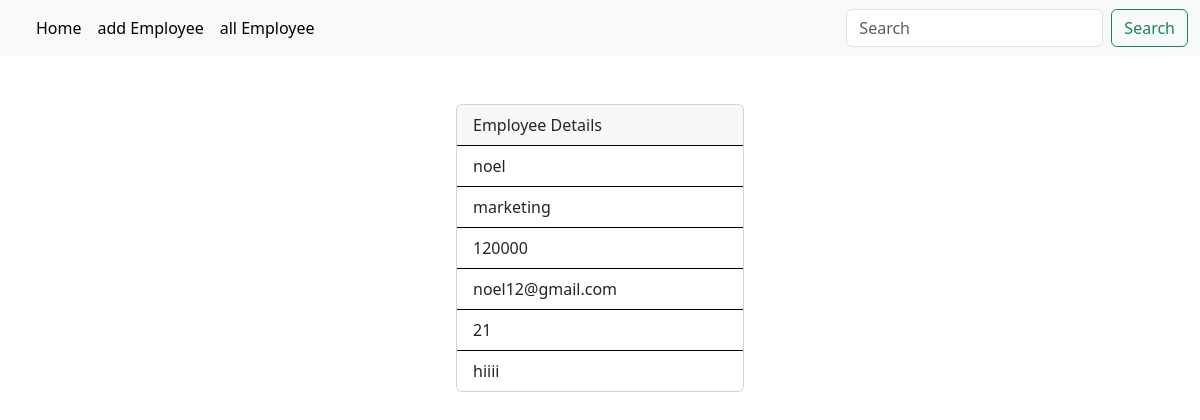
Screenshot of /employees/7 (signed in) with the database file from the repository.
### crm/models.py (models this page shows, shortened)
class Employees(models.Model):
    name=models.CharField(max_length=200)
    department=models.CharField(max_length=200)
    salary=models.PositiveIntegerField()
    email=models.EmailField(unique=True)
    age=models.PositiveIntegerField()
    contact=models.CharField(null=True,max_length=200)
    profile_pic=models.ImageField(upload_to="image",null=True)

### crm/views.py (the view)
# urls.py: path("employees/<int:pk>",views.EmployeeDetailView.as_view(),name="emp-details"),
@method_decorator(signin_required,name="dispatch")
class EmployeeDetailView(View):
    def get(self,request,*args,**kwargs):
        id=kwargs.get("pk")
        qs=Employees.objects.get(id=id)
        return render(request,"emp_detail.html",{"data":qs})

### crm/views.py (called while the page is built)
def signin_required(fn):
    def wrapper(request,*args,**kwargs):
        if not request.user.is_authenticated:
            messages.error(request,"invalid session")
            return redirect("signin")
        else:
            return fn(request,*args,**kwargs)
    return wrapper

### crm/templates/emp_detail.html
{%extends 'base.html'%}
{%block body_block%}
<div class="container mt-5 d-flex justify-content-center">
  <div><div class="card" style="width: 18rem; ">
     <div class="card-header border-black ">
       Employee Details
     </div>
     <ul class="list-group list-group-flush">
       <li class="list-group-item border-black">{{data.name}}</li>
       <li class="list-group-item border-black">{{data.department}}</li>
       <li class="list-group-item border-black">{{data.salary}}</li>
       <li class="list-group-item border-black">{{data.email}}</li>
       <li class="list-group-item border-black">{{data.age}}</li>
       <li class="list-group-item border-black">{{data.contact}}</li>
     </ul>
   </div></div>
</div>
{%endblock%}

### rows the page displays
Employees: name "noel", department "marketing", salary "120000", email "noel12@gmail.com", age "21", contact "hiiii"
